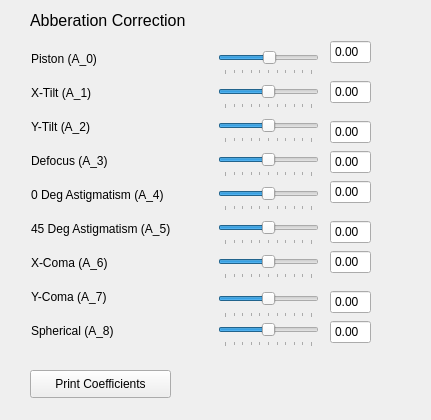
<?xml version="1.0" encoding="UTF-8"?>
<ui version="4.0">
 <class>Form</class>
 <widget class="QWidget" name="Form">
  <property name="geometry">
   <rect>
    <x>0</x>
    <y>0</y>
    <width>431</width>
    <height>420</height>
   </rect>
  </property>
  <property name="sizePolicy">
   <sizepolicy hsizetype="Expanding" vsizetype="Expanding">
    <horstretch>50</horstretch>
    <verstretch>50</verstretch>
   </sizepolicy>
  </property>
  <property name="minimumSize">
   <size>
    <width>414</width>
    <height>410</height>
   </size>
  </property>
  <property name="windowTitle">
   <string>Form</string>
  </property>
  <widget class="QSlider" name="a0slid">
   <property name="geometry">
    <rect>
     <x>218</x>
     <y>48</y>
     <width>101</width>
     <height>27</height>
    </rect>
   </property>
   <property name="minimum">
    <number>-100</number>
   </property>
   <property name="maximum">
    <number>100</number>
   </property>
   <property name="singleStep">
    <number>1</number>
   </property>
   <property name="value">
    <number>3</number>
   </property>
   <property name="sliderPosition">
    <number>3</number>
   </property>
   <property name="orientation">
    <enum>Qt::Horizontal</enum>
   </property>
   <property name="invertedAppearance">
    <bool>false</bool>
   </property>
   <property name="tickPosition">
    <enum>QSlider::TicksBelow</enum>
   </property>
   <property name="tickInterval">
    <number>20</number>
   </property>
  </widget>
  <widget class="QLabel" name="label">
   <property name="geometry">
    <rect>
     <x>31</x>
     <y>51</y>
     <width>81</width>
     <height>16</height>
    </rect>
   </property>
   <property name="text">
    <string>Piston (A_0)</string>
   </property>
  </widget>
  <widget class="QLabel" name="label_3">
   <property name="geometry">
    <rect>
     <x>31</x>
     <y>85</y>
     <width>67</width>
     <height>16</height>
    </rect>
   </property>
   <property name="text">
    <string>X-Tilt (A_1)</string>
   </property>
  </widget>
  <widget class="QLabel" name="label_4">
   <property name="geometry">
    <rect>
     <x>31</x>
     <y>119</y>
     <width>71</width>
     <height>16</height>
    </rect>
   </property>
   <property name="text">
    <string>Y-Tilt (A_2)</string>
   </property>
  </widget>
  <widget class="QLabel" name="label_5">
   <property name="geometry">
    <rect>
     <x>31</x>
     <y>153</y>
     <width>91</width>
     <height>16</height>
    </rect>
   </property>
   <property name="text">
    <string>Defocus (A_3)</string>
   </property>
  </widget>
  <widget class="QLabel" name="label_6">
   <property name="geometry">
    <rect>
     <x>31</x>
     <y>187</y>
     <width>151</width>
     <height>16</height>
    </rect>
   </property>
   <property name="text">
    <string>0 Deg Astigmatism (A_4)</string>
   </property>
  </widget>
  <widget class="QLabel" name="label_7">
   <property name="geometry">
    <rect>
     <x>31</x>
     <y>255</y>
     <width>91</width>
     <height>16</height>
    </rect>
   </property>
   <property name="text">
    <string>X-Coma (A_6)</string>
   </property>
  </widget>
  <widget class="QLabel" name="label_8">
   <property name="geometry">
    <rect>
     <x>31</x>
     <y>289</y>
     <width>91</width>
     <height>16</height>
    </rect>
   </property>
   <property name="text">
    <string>Y-Coma (A_7)</string>
   </property>
  </widget>
  <widget class="QLabel" name="label_9">
   <property name="geometry">
    <rect>
     <x>31</x>
     <y>221</y>
     <width>161</width>
     <height>16</height>
    </rect>
   </property>
   <property name="text">
    <string>45 Deg Astigmatism (A_5)</string>
   </property>
  </widget>
  <widget class="QLabel" name="label_10">
   <property name="geometry">
    <rect>
     <x>31</x>
     <y>323</y>
     <width>101</width>
     <height>16</height>
    </rect>
   </property>
   <property name="text">
    <string>Spherical (A_8)</string>
   </property>
  </widget>
  <widget class="QSlider" name="a1slid">
   <property name="geometry">
    <rect>
     <x>218</x>
     <y>82</y>
     <width>101</width>
     <height>27</height>
    </rect>
   </property>
   <property name="minimum">
    <number>-100</number>
   </property>
   <property name="maximum">
    <number>100</number>
   </property>
   <property name="singleStep">
    <number>1</number>
   </property>
   <property name="orientation">
    <enum>Qt::Horizontal</enum>
   </property>
   <property name="invertedAppearance">
    <bool>false</bool>
   </property>
   <property name="tickPosition">
    <enum>QSlider::TicksBelow</enum>
   </property>
   <property name="tickInterval">
    <number>20</number>
   </property>
  </widget>
  <widget class="QSlider" name="a2slid">
   <property name="geometry">
    <rect>
     <x>218</x>
     <y>116</y>
     <width>101</width>
     <height>27</height>
    </rect>
   </property>
   <property name="minimum">
    <number>-100</number>
   </property>
   <property name="maximum">
    <number>100</number>
   </property>
   <property name="singleStep">
    <number>1</number>
   </property>
   <property name="orientation">
    <enum>Qt::Horizontal</enum>
   </property>
   <property name="invertedAppearance">
    <bool>false</bool>
   </property>
   <property name="tickPosition">
    <enum>QSlider::TicksBelow</enum>
   </property>
   <property name="tickInterval">
    <number>20</number>
   </property>
  </widget>
  <widget class="QSlider" name="a3slid">
   <property name="geometry">
    <rect>
     <x>218</x>
     <y>150</y>
     <width>101</width>
     <height>27</height>
    </rect>
   </property>
   <property name="minimum">
    <number>-100</number>
   </property>
   <property name="maximum">
    <number>100</number>
   </property>
   <property name="singleStep">
    <number>1</number>
   </property>
   <property name="orientation">
    <enum>Qt::Horizontal</enum>
   </property>
   <property name="invertedAppearance">
    <bool>false</bool>
   </property>
   <property name="tickPosition">
    <enum>QSlider::TicksBelow</enum>
   </property>
   <property name="tickInterval">
    <number>20</number>
   </property>
  </widget>
  <widget class="QSlider" name="a4slid">
   <property name="geometry">
    <rect>
     <x>218</x>
     <y>184</y>
     <width>101</width>
     <height>27</height>
    </rect>
   </property>
   <property name="minimum">
    <number>-100</number>
   </property>
   <property name="maximum">
    <number>100</number>
   </property>
   <property name="singleStep">
    <number>1</number>
   </property>
   <property name="orientation">
    <enum>Qt::Horizontal</enum>
   </property>
   <property name="invertedAppearance">
    <bool>false</bool>
   </property>
   <property name="tickPosition">
    <enum>QSlider::TicksBelow</enum>
   </property>
   <property name="tickInterval">
    <number>20</number>
   </property>
  </widget>
  <widget class="QSlider" name="a5slid">
   <property name="geometry">
    <rect>
     <x>218</x>
     <y>218</y>
     <width>101</width>
     <height>27</height>
    </rect>
   </property>
   <property name="minimum">
    <number>-100</number>
   </property>
   <property name="maximum">
    <number>100</number>
   </property>
   <property name="singleStep">
    <number>1</number>
   </property>
   <property name="orientation">
    <enum>Qt::Horizontal</enum>
   </property>
   <property name="invertedAppearance">
    <bool>false</bool>
   </property>
   <property name="tickPosition">
    <enum>QSlider::TicksBelow</enum>
   </property>
   <property name="tickInterval">
    <number>20</number>
   </property>
  </widget>
  <widget class="QSlider" name="a6slid">
   <property name="geometry">
    <rect>
     <x>218</x>
     <y>252</y>
     <width>101</width>
     <height>27</height>
    </rect>
   </property>
   <property name="minimum">
    <number>-100</number>
   </property>
   <property name="maximum">
    <number>100</number>
   </property>
   <property name="singleStep">
    <number>1</number>
   </property>
   <property name="orientation">
    <enum>Qt::Horizontal</enum>
   </property>
   <property name="invertedAppearance">
    <bool>false</bool>
   </property>
   <property name="tickPosition">
    <enum>QSlider::TicksBelow</enum>
   </property>
   <property name="tickInterval">
    <number>20</number>
   </property>
  </widget>
  <widget class="QSlider" name="a7slid">
   <property name="geometry">
    <rect>
     <x>218</x>
     <y>287</y>
     <width>101</width>
     <height>31</height>
    </rect>
   </property>
   <property name="minimum">
    <number>-100</number>
   </property>
   <property name="maximum">
    <number>100</number>
   </property>
   <property name="singleStep">
    <number>1</number>
   </property>
   <property name="orientation">
    <enum>Qt::Horizontal</enum>
   </property>
   <property name="invertedAppearance">
    <bool>false</bool>
   </property>
   <property name="tickPosition">
    <enum>QSlider::TicksBelow</enum>
   </property>
   <property name="tickInterval">
    <number>20</number>
   </property>
  </widget>
  <widget class="QSlider" name="a8slid">
   <property name="geometry">
    <rect>
     <x>218</x>
     <y>320</y>
     <width>101</width>
     <height>27</height>
    </rect>
   </property>
   <property name="minimum">
    <number>-100</number>
   </property>
   <property name="maximum">
    <number>100</number>
   </property>
   <property name="singleStep">
    <number>1</number>
   </property>
   <property name="orientation">
    <enum>Qt::Horizontal</enum>
   </property>
   <property name="invertedAppearance">
    <bool>false</bool>
   </property>
   <property name="tickPosition">
    <enum>QSlider::TicksBelow</enum>
   </property>
   <property name="tickInterval">
    <number>20</number>
   </property>
  </widget>
  <widget class="QLabel" name="label_19">
   <property name="geometry">
    <rect>
     <x>30</x>
     <y>10</y>
     <width>271</width>
     <height>21</height>
    </rect>
   </property>
   <property name="font">
    <font>
     <pointsize>12</pointsize>
    </font>
   </property>
   <property name="text">
    <string>Abberation Correction</string>
   </property>
  </widget>
  <widget class="QPushButton" name="print">
   <property name="geometry">
    <rect>
     <x>30</x>
     <y>370</y>
     <width>141</width>
     <height>28</height>
    </rect>
   </property>
   <property name="text">
    <string>Print Coefficients</string>
   </property>
  </widget>
  <widget class="QDoubleSpinBox" name="a0">
   <property name="geometry">
    <rect>
     <x>330</x>
     <y>40</y>
     <width>41</width>
     <height>24</height>
    </rect>
   </property>
   <property name="readOnly">
    <bool>true</bool>
   </property>
   <property name="buttonSymbols">
    <enum>QAbstractSpinBox::NoButtons</enum>
   </property>
   <property name="maximum">
    <double>1.000000000000000</double>
   </property>
   <property name="singleStep">
    <double>0.010000000000000</double>
   </property>
  </widget>
  <widget class="QDoubleSpinBox" name="a1">
   <property name="geometry">
    <rect>
     <x>330</x>
     <y>80</y>
     <width>41</width>
     <height>24</height>
    </rect>
   </property>
   <property name="readOnly">
    <bool>true</bool>
   </property>
   <property name="buttonSymbols">
    <enum>QAbstractSpinBox::NoButtons</enum>
   </property>
   <property name="maximum">
    <double>1.000000000000000</double>
   </property>
   <property name="singleStep">
    <double>0.010000000000000</double>
   </property>
  </widget>
  <widget class="QDoubleSpinBox" name="a2">
   <property name="geometry">
    <rect>
     <x>330</x>
     <y>120</y>
     <width>41</width>
     <height>24</height>
    </rect>
   </property>
   <property name="readOnly">
    <bool>true</bool>
   </property>
   <property name="buttonSymbols">
    <enum>QAbstractSpinBox::NoButtons</enum>
   </property>
   <property name="maximum">
    <double>1.000000000000000</double>
   </property>
   <property name="singleStep">
    <double>0.010000000000000</double>
   </property>
  </widget>
  <widget class="QDoubleSpinBox" name="a3">
   <property name="geometry">
    <rect>
     <x>330</x>
     <y>150</y>
     <width>41</width>
     <height>24</height>
    </rect>
   </property>
   <property name="readOnly">
    <bool>true</bool>
   </property>
   <property name="buttonSymbols">
    <enum>QAbstractSpinBox::NoButtons</enum>
   </property>
   <property name="maximum">
    <double>1.000000000000000</double>
   </property>
   <property name="singleStep">
    <double>0.010000000000000</double>
   </property>
  </widget>
  <widget class="QDoubleSpinBox" name="a4">
   <property name="geometry">
    <rect>
     <x>330</x>
     <y>180</y>
     <width>41</width>
     <height>24</height>
    </rect>
   </property>
   <property name="readOnly">
    <bool>true</bool>
   </property>
   <property name="buttonSymbols">
    <enum>QAbstractSpinBox::NoButtons</enum>
   </property>
   <property name="maximum">
    <double>1.000000000000000</double>
   </property>
   <property name="singleStep">
    <double>0.010000000000000</double>
   </property>
  </widget>
  <widget class="QDoubleSpinBox" name="a5">
   <property name="geometry">
    <rect>
     <x>330</x>
     <y>220</y>
     <width>41</width>
     <height>24</height>
    </rect>
   </property>
   <property name="readOnly">
    <bool>true</bool>
   </property>
   <property name="buttonSymbols">
    <enum>QAbstractSpinBox::NoButtons</enum>
   </property>
   <property name="maximum">
    <double>1.000000000000000</double>
   </property>
   <property name="singleStep">
    <double>0.010000000000000</double>
   </property>
  </widget>
  <widget class="QDoubleSpinBox" name="a6">
   <property name="geometry">
    <rect>
     <x>330</x>
     <y>250</y>
     <width>41</width>
     <height>24</height>
    </rect>
   </property>
   <property name="readOnly">
    <bool>true</bool>
   </property>
   <property name="buttonSymbols">
    <enum>QAbstractSpinBox::NoButtons</enum>
   </property>
   <property name="maximum">
    <double>1.000000000000000</double>
   </property>
   <property name="singleStep">
    <double>0.010000000000000</double>
   </property>
  </widget>
  <widget class="QDoubleSpinBox" name="a7">
   <property name="geometry">
    <rect>
     <x>330</x>
     <y>290</y>
     <width>41</width>
     <height>24</height>
    </rect>
   </property>
   <property name="readOnly">
    <bool>true</bool>
   </property>
   <property name="buttonSymbols">
    <enum>QAbstractSpinBox::NoButtons</enum>
   </property>
   <property name="maximum">
    <double>1.000000000000000</double>
   </property>
   <property name="singleStep">
    <double>0.010000000000000</double>
   </property>
  </widget>
  <widget class="QDoubleSpinBox" name="a8">
   <property name="geometry">
    <rect>
     <x>330</x>
     <y>320</y>
     <width>41</width>
     <height>24</height>
    </rect>
   </property>
   <property name="readOnly">
    <bool>true</bool>
   </property>
   <property name="buttonSymbols">
    <enum>QAbstractSpinBox::NoButtons</enum>
   </property>
   <property name="maximum">
    <double>1.000000000000000</double>
   </property>
   <property name="singleStep">
    <double>0.010000000000000</double>
   </property>
  </widget>
 </widget>
 <resources/>
 <connections/>
</ui>
